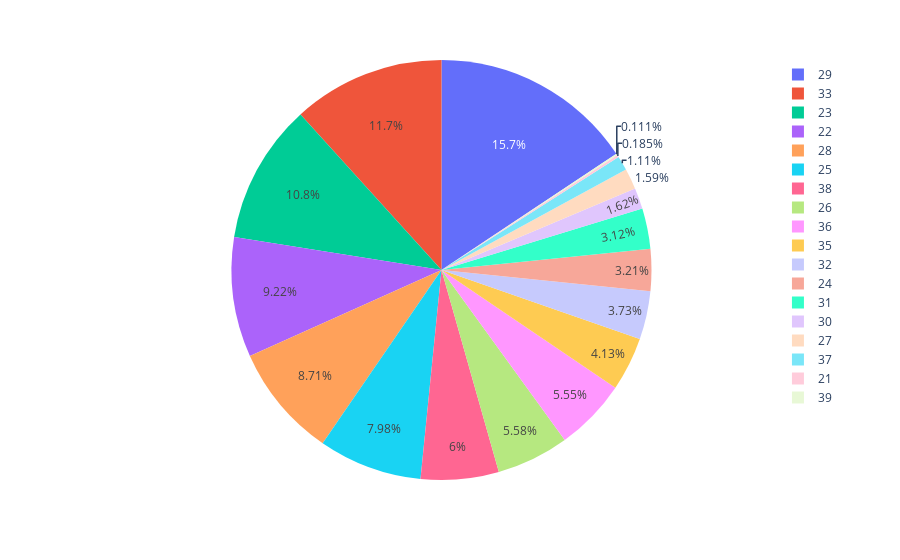

This figure's notebook cell:
### Code cell
fig=px.pie(data,values='budget_actual_$',names='actress_age')
fig.show()

### Figure 1 — Plotly figure (JSON) as saved in the notebook; plotly's stock layout.template omitted (floating-point values rounded to 4 significant figures)
{"data": [{"domain": {"x": [0, 1], "y": [0, 1]}, "hovertemplate": "actress_age=%{label}<br>budget_actual_$=%{value}<extra></extra>", "labels": [26, 36, 35, 21, 24, 23, 39, 27, 23, 33, 21, 24, 28, 23, 22, 24, 28, 31, 29, 31, 24, 25, 31, 25, 24, 36, 22, 24, 24, 32, 38, 24, 30, 28, 33, 32, 29, 28, 24, 23, 33, 33, 30, 37, 29, 27, 28, 22, 25, 31, 32, 35, 33, 23, 28, 33, 38, 36, 23, 25, 26, 29, 29, 22, 33, 25, 51, 30, 36, 34, 33], "legendgroup": "", "name": "", "showlegend": true, "type": "pie", "values": ["1.1", "1.1", "2.0", "2.0", "6.8", "2.0", "3.0", "3.0", "3.0", "3.0", "3.0", "6.8", "6.8", "6.8", "6.8", "10.3", "10.3", "10.3", "10.3", "7.0", "7.0", "7.0", "7.2", "7.2", "7.2", "7.2", "7.0", "7.0", "7.0", "7.0", "27.5", "7.0", "14.0", "14.0", "14.0", "34.0", "34.0", "34.0", "28.0", "28.0", "28.0", "27.5", "30.0", "30.0", "30.0", "40.0", "36.0", "36.0", "60.0", "60.0", "60.0", "110.0", "110.0", "110.0", "135.0", "135.0", "135.0", "142.0", "142.0", "142.0", "150.0", "150.0", "200.0", "200.0", "150.0–200.0", "150.0–200.0", "245.0–250.0[b]", "245.0–250.0[b]", "250.0–301.0", "250.0–301.0", "250.0–301.0"]}], "layout": {"legend": {"tracegroupgap": 0}, "margin": {"t": 60}}}
